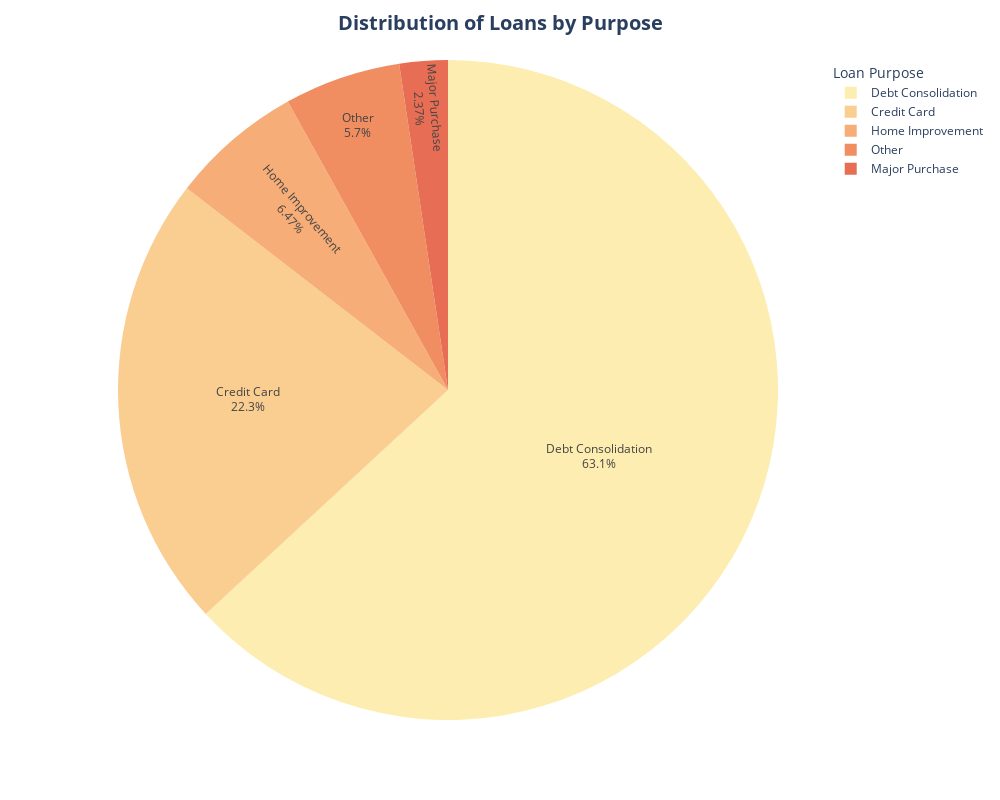

Notebook source saved alongside this figure:
### Code cell
# Pull the top 5 loan purposes
loan_purpose_counts = lending_df['purpose'].value_counts().head(5)

# Create the chart
fig = px.pie(names=loan_purpose_counts.index, values=loan_purpose_counts.values, 
             labels={'label': 'Loan Purpose', 'value': 'Count'}, 
             category_orders={"names": ['Debt Consolidation', 'Credit Card', 'Home Improvement', 'Other', 'Major Purchase']},
             width=1000, 
             height= 800, 
             color_discrete_sequence=px.colors.sequential.matter)

fig.update_traces(textinfo='percent+label')

# Update the labels
new_labels = {'debt_consolidation': 'Debt Consolidation',
              'credit_card': 'Credit Card',
              'home_improvement': 'Home Improvement',
              'other': 'Other',
              'major_purchase': 'Major Purchase'}
for i, name in enumerate(fig.data[0].labels):
    if name in new_labels:
        fig.data[0].labels[i] = new_labels[name]

# Update layout and show
fig.update_layout(
    title=dict(text="<b>Distribution of Loans by Purpose</b>", font=dict(size=20), x=0.5),
    legend_title= "Loan Purpose"
)
fig.show()

### Figure 1 — Plotly figure (JSON) as saved in the notebook; plotly's stock layout.template omitted (floating-point values rounded to 4 significant figures)
{"data": [{"direction": "clockwise", "domain": {"x": [0, 1], "y": [0, 1]}, "hovertemplate": "label=%{label}<br>value=%{value}<extra></extra>", "labels": ["Debt Consolidation", "Credit Card", "Home Improvement", "Other", "Major Purchase"], "legendgroup": "", "name": "", "showlegend": true, "sort": false, "textinfo": "percent+label", "type": "pie", "values": [234507, 83019, 24030, 21185, 8790]}], "layout": {"height": 800, "legend": {"title": {"text": "Loan Purpose"}, "tracegroupgap": 0}, "margin": {"t": 60}, "piecolorway": ["rgb(253, 237, 176)", "rgb(250, 205, 145)", "rgb(246, 173, 119)", "rgb(240, 142, 98)", "rgb(231, 109, 84)", "rgb(216, 80, 83)", "rgb(195, 56, 90)", "rgb(168, 40, 96)", "rgb(138, 29, 99)", "rgb(107, 24, 93)", "rgb(76, 21, 80)", "rgb(47, 15, 61)"], "title": {"font": {"size": 20}, "text": "<b>Distribution of Loans by Purpose</b>", "x": 0.5}, "width": 1000}}
